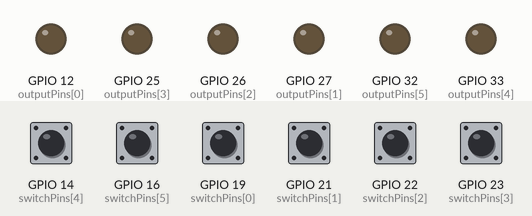
The sketch below on a simulated ESP32. Parts: output pins drawn as LEDs (lit = HIGH). The test bench sets the inputs (shaded band); at power-on: GPIO 14 (switchPins[4]), GPIO 16 (switchPins[5]), GPIO 19 (switchPins[0]), GPIO 21 (switchPins[1]), GPIO 22 (switchPins[2]), GPIO 23 (switchPins[3]) HIGH. WiFi joins after 1.5 s; servers stay silent unless stated; what the sketch prints to the serial monitor is not drawn.

Above: at 4.2 s.
4.3 s: GPIO 14 (switchPins[4]) pulled LOW for 1 s
At 6.3 s:
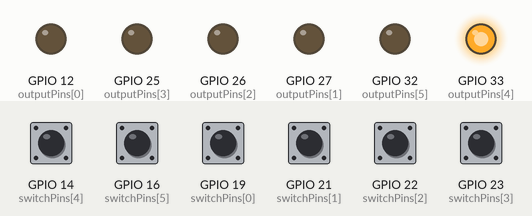
6.8 s: GPIO 16 (switchPins[5]) pulled LOW for 0.15 s
At 7.7 s:
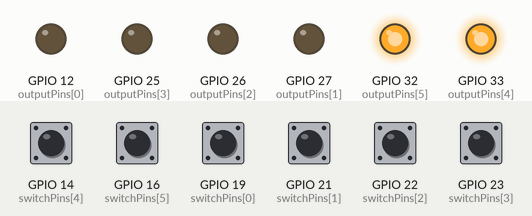
8.4 s: GPIO 19 (switchPins[0]) pulled LOW for 0.15 s
At 9.0 s:
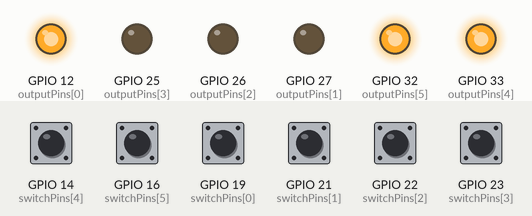
10.0 s: GPIO 21 (switchPins[1]) pulled LOW for 0.15 s
At 11.2 s:
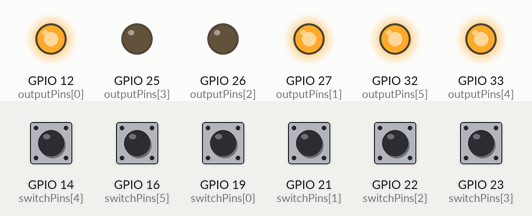
11.6 s: GPIO 22 (switchPins[2]) pulled LOW for 0.15 s
At 12.6 s:
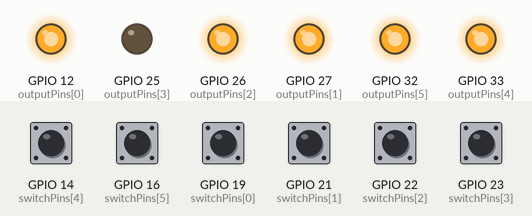
13.2 s: GPIO 23 (switchPins[3]) pulled LOW for 0.15 s
At 13.8 s:
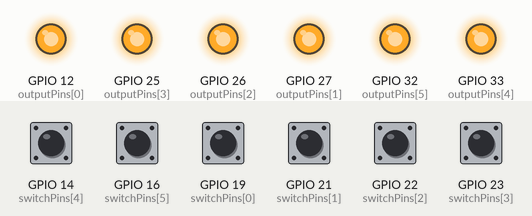
Timing chart, 0 to 15.8 s (numbered marks = the images above; inputs shaded):
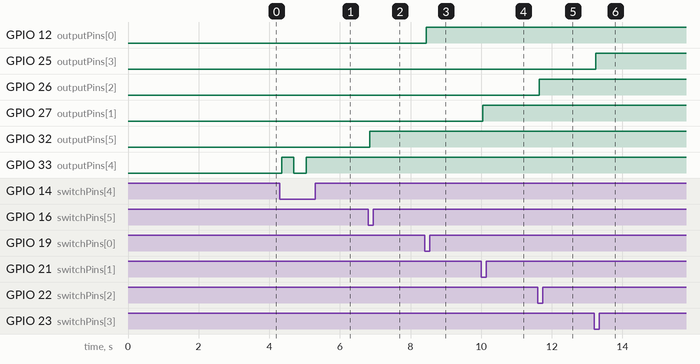

Measured:
- after the input at 4.3 s, GPIO 33 (outputPins[4]): LOW → HIGH after 0.05 s, → LOW 0.35 s later, → HIGH 0.35 s later
- after the input at 6.8 s, GPIO 32 (outputPins[5]): LOW → HIGH after 0.05 s
- after the input at 8.4 s, GPIO 12 (outputPins[0]): LOW → HIGH after 0.05 s
- after the input at 10.0 s, GPIO 27 (outputPins[1]): LOW → HIGH after 0.05 s
- after the input at 11.6 s, GPIO 26 (outputPins[2]): LOW → HIGH after 0.05 s
- after the input at 13.2 s, GPIO 25 (outputPins[3]): LOW → HIGH after 0.05 s

The sketch:

ESP32-GPT3.ino
```cpp
#include <WiFi.h>
#include <AsyncTCP.h>
#include <ESPAsyncWebServer.h>

// Replace with your network credentials
const char* ssid = "myWifi";
const char* password = "myPassword";

// Number of switches/outputs
#define NUM_SWITCHES 6

// GPIO pins for switches and outputs
const int switchPins[NUM_SWITCHES] = {19, 21, 22, 23, 14, 16};
const int outputPins[NUM_SWITCHES] = {12, 27, 26, 25, 33, 32};

// Output states
bool outputStates[NUM_SWITCHES] = {false, false, false, false, false, false};

// Create an AsyncWebServer object on port 80
AsyncWebServer server(80);
// Create an AsyncWebSocket
AsyncWebSocket ws("/ws");

// Generate HTML for the webpage with WebSocket support
String generateHTML() {
  String html = R"rawliteral(
<!DOCTYPE html>
<html>
<head>
    <title>ESP32 Control</title>
    <style>
        body { font-family: Arial, sans-serif; max-width: 600px; margin: 0 auto; padding: 20px; }
        .output-row { display: flex; align-items: center; margin-bottom: 10px; }
        .output-status {
            width: 100px;
            padding: 5px;
            text-align: center;
            background-color: #f1f1f1;
            margin-right: 10px;
        }
        .output-status.on { background-color: #4CAF50; color: white; }
        .output-status.off { background-color: #f44336; color: white; }
    </style>
</head>
<body>
    <h1>ESP32 Output Control</h1>
    )rawliteral";

  for (int i = 0; i < NUM_SWITCHES; i++) {
    html += "<div class='output-row'>";
    html += "<div id='output" + String(i) + "' class='output-status'>Output " + String(i + 1) + ": OFF</div>";
    html += "<button onclick='toggleOutput(" + String(i) + ")'>Toggle</button>";
    html += "</div>";
  }

  html += R"rawliteral(
    <script>
    var socket = new WebSocket('ws://' + window.location.hostname + '/ws');

    socket.onmessage = function(event) {
        var data = JSON.parse(event.data);
        for (var i = 0; i < data.length; i++) {
            var outputElement = document.getElementById('output' + i);
            outputElement.textContent = 'Output ' + (i + 1) + ': ' + (data[i] ? 'ON' : 'OFF');
            outputElement.classList.toggle('on', data[i]);
            outputElement.classList.toggle('off', !data[i]);
        }
    };

    function toggleOutput(index) {
        fetch('/toggle?output=' + index);
    }
    </script>
</body>
</html>
)rawliteral";

  return html;
}

// Handle WebSocket events
void onWsEvent(AsyncWebSocket * server, AsyncWebSocketClient * client, AwsEventType type, void * arg, uint8_t *payload, size_t len) {
  if (type == WS_EVT_CONNECT) {
    Serial.printf("WebSocket client connected: %u\n", client->id());

    // Send current output states when a client connects
    String jsonStates = "[";
    for (int i = 0; i < NUM_SWITCHES; i++) {
      jsonStates += outputStates[i] ? "true" : "false";
      if (i < NUM_SWITCHES - 1) jsonStates += ",";
    }
    jsonStates += "]";
    client->text(jsonStates);
  } else if (type == WS_EVT_DISCONNECT) {
    Serial.printf("WebSocket client disconnected: %u\n", client->id());
  }
}

// Broadcast output states to all connected WebSocket clients
void broadcastOutputStates() {
  String jsonStates = "[";
  for (int i = 0; i < NUM_SWITCHES; i++) {
    jsonStates += outputStates[i] ? "true" : "false";
    if (i < NUM_SWITCHES - 1) jsonStates += ",";
  }
  jsonStates += "]";
  ws.textAll(jsonStates);
}

// Handle physical switch presses
void handleSwitchPresses() {
  for (int i = 0; i < NUM_SWITCHES; i++) {
    if (digitalRead(switchPins[i]) == LOW) { // LOW when pressed
      delay(50); // Debounce
      if (digitalRead(switchPins[i]) == LOW) {
        outputStates[i] = !outputStates[i];
        digitalWrite(outputPins[i], outputStates[i] ? HIGH : LOW);
        broadcastOutputStates(); // Broadcast state change
        delay(300); // Prevent multiple toggles
      }
    }
  }
}

void setup() {
  Serial.begin(115200);
  delay(1000); // Allow time for Serial Monitor to open
  Serial.println("Starting ESP32...");

  // Initialize GPIO pins
  for (int i = 0; i < NUM_SWITCHES; i++) {
    pinMode(switchPins[i], INPUT_PULLUP); // Momentary switches
    pinMode(outputPins[i], OUTPUT);      // Outputs
    digitalWrite(outputPins[i], LOW);    // Start with outputs LOW
  }

  // Connect to Wi-Fi
  WiFi.begin(ssid, password);
  Serial.print("Connecting to WiFi");
  while (WiFi.status() != WL_CONNECTED) {
    delay(1000);
    Serial.print(".");
  }
  Serial.println();
  Serial.println("Connected to WiFi!");
  Serial.print("IP Address: ");
  Serial.println(WiFi.localIP());

  // WebSocket setup
  ws.onEvent(onWsEvent);
  server.addHandler(&ws);

  // Serve the webpage
  server.on("/", HTTP_GET, [](AsyncWebServerRequest* request) {
    request->send(200, "text/html", generateHTML());
  });

  // Handle toggle requests
  server.on("/toggle", HTTP_GET, [](AsyncWebServerRequest* request) {
    if (request->hasParam("output")) {
      int index = request->getParam("output")->value().toInt();
      if (index >= 0 && index < NUM_SWITCHES) {
        outputStates[index] = !outputStates[index];
        digitalWrite(outputPins[index], outputStates[index] ? HIGH : LOW);
        broadcastOutputStates(); // Broadcast state change
      }
    }
    request->send(204); // No content
  });

  server.begin();
  Serial.println("Web server started!");
}

void loop() {
  ws.cleanupClients(); // Cleanup disconnected clients
  handleSwitchPresses();
}
```
